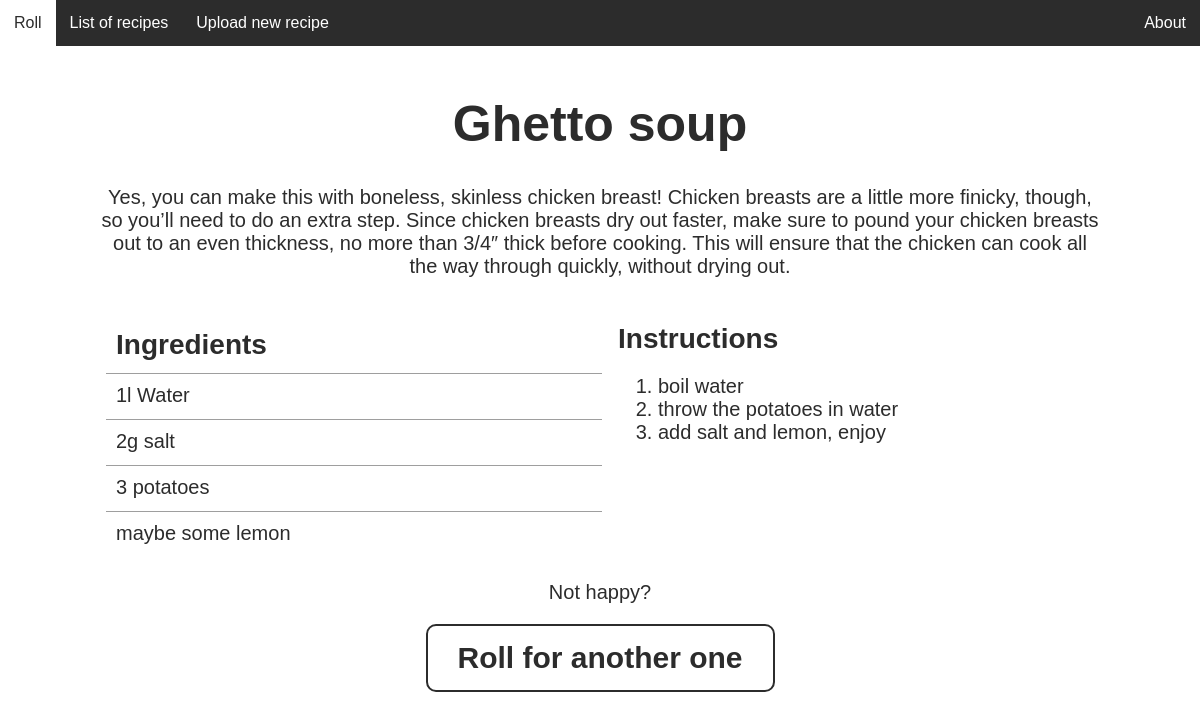
Page /recipe/3/ on the committed database.
### core/models.py (models this page shows, shortened)
class Recipe(models.Model):
    name = models.CharField(max_length=50)
    creation_date = models.DateField(default=datetime.date.today)
    description = models.TextField(max_length=500)

class Ingredient(models.Model):
    name = models.CharField(max_length=50)
    recipe = models.ForeignKey(Recipe, on_delete=models.CASCADE, related_name='ingredients')

class Recipe_Step(models.Model):
    description = models.CharField(max_length=200)
    recipe = models.ForeignKey(Recipe, on_delete=models.CASCADE, related_name='recipe_step')

### core/views.py (the view)
# urls.py: path('recipe/<recipe_id>/', views.recipe, name='recipe-view'),
def recipe(request, recipe_id):
    if request.method == "POST":
        return redir()
    print(recipe_id)
    r = Recipe.objects.select_related().get(id=int(recipe_id))
    ingredients = list(r.ingredients.values_list('name', flat=True))
    steps = list(r.recipe_step.values_list('description', flat=True))
    context = {
        'name': r.name,
        'description': r.description,
        'ingredients': ingredients,
        'steps': steps,
    }
    return render(request, 'core/recipe.html', context=context)

### core/templates/core/recipe.html (shortened to what this page needs)
{% extends "core/base.html" %}
{% block content %}
    <div class="upper-container">
        <h1>{{ name }}</h1>
        <p>{{ description }}</p>
    </div>
    <div class="lower-container">
        <div id="ingredients">
            <table id="Ingredients_table">
                <th className="ingredients_table_heading">
                    <span id="title">Ingredients</span>
                </th>
                {% for item in ingredients %}
                <tr className="Ingredients_table_row">
                <td>{{ item }}</td>
                </tr>
                {% endfor %}
            </table>
        </div>
        <div id="instructions">
            <span id="title">Instructions</span>
            <ol>
                {% for item in steps %}
                <li>{{ item }}</li>
                {% endfor %}
            </ol>
        </div>
    </div>
    <p>Not happy?</p>
    <form action="" method="POST">
        <button>Roll for another one</button>
    </form>
{% endblock %}

### core/static/core/styles2.css (style rules this page uses)
body { background-color: white; text-align: center; font-family: "Helvetica", serif; margin: 0 auto; width: 100%; color: #2c2c2c; }
@media screen and (min-width: 1000px) { .upper-container { width: 1000px; } }
@media screen and (min-width: 1000px) { .lower-container { width: 1000px; display: flex; } }
@media screen and (min-width: 1000px) { #ingredients { width: 100% } }
h1 { font-size: 50px; }
p { font-size: 20px; }
.upper-container { padding: 15px; margin: 0 auto; }
.lower-container { margin: 0 auto; }
button { background-color: white; margin-bottom: 20px; border: 2px solid #2c2c2c; color: #2c2c2c; padding: 15px 30px; border-radius: 10px; text-align: center; font-weight: bold; font-size: 30px; transition-duration: 0.2s; -webkit-transition-duration: 0.2s; }
#title { font-weight: bold; font-size: 28px; }
#ingredients { padding: 4px; font-size: 20px; flex: 0 0 50%; }
th { padding: 10px; text-align: left; }
td { padding: 10px 10px; border-top: 1px solid #9e9e9e; min-width: 250px; width: 50%; text-align: left; }
#instructions { padding: 10px; font-size: 20px; text-align: left; flex: 0 0 50%; }

### rows in the picture
Recipe: name "Ghetto soup", description "Yes, you can make this with boneless, skinless chicken breast! Chicken breasts are a little more finicky, though, so you’ll need to do an extra step. Since chicken breasts dry out faster, make sure to pound your chicken breasts out to an even thickness, no more than 3/4″ thick before cooking. This will ensure that the chicken can cook all the way through quickly, without drying out."
Ingredient: name "1l Water"
Ingredient: name "2g salt"
Ingredient: name "3 potatoes"
Ingredient: name "maybe some lemon"
Recipe_Step: description "boil water"
Recipe_Step: description "throw the potatoes in water"
Recipe_Step: description "add salt and lemon, enjoy"
